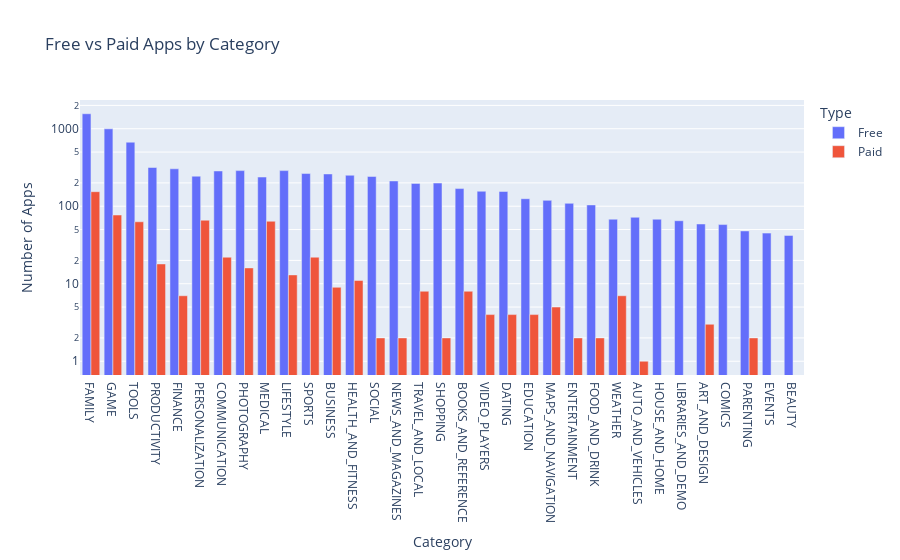

Write notebook code for a chart like this one.
### Markdown cell above
**Challenge**: Use the plotly express bar [chart examples](https://plotly.com/python/bar-charts/#bar-chart-with-sorted-or-ordered-categories) and the [.bar() API reference](https://plotly.com/python-api-reference/generated/plotly.express.bar.html#plotly.express.bar) to create this bar chart:

<img src=https://imgur.com/LE0XCxA.png>

You'll want to use the `df_free_vs_paid` DataFrame that you created above that has the total number of free and paid apps per category.

See if you can figure out how to get the look above by changing the `categoryorder` to 'total descending' as outlined in the documentation here [here](https://plotly.com/python/categorical-axes/#automatically-sorting-categories-by-name-or-total-value).

### Code cell
g_bar = px.bar(df_free_vs_paid,
               x='Category',
               y='App',
               title='Free vs Paid Apps by Category',
               color='Type',
               barmode='group')
 
g_bar.update_layout(xaxis_title='Category',
                    yaxis_title='Number of Apps',
                    xaxis={'categoryorder':'total descending'},
                    yaxis=dict(type='log'))
 
g_bar.show()

### Figure 1 — Plotly figure (JSON) as saved in the notebook; plotly's stock layout.template omitted (floating-point values rounded to 4 significant figures)
{"data": [{"alignmentgroup": "True", "hovertemplate": "Type=Free<br>Category=%{x}<br>App=%{y}<extra></extra>", "legendgroup": "Free", "marker": {"color": "#636efa", "pattern": {"shape": ""}}, "name": "Free", "offsetgroup": "Free", "orientation": "v", "showlegend": true, "textposition": "auto", "type": "bar", "x": ["ART_AND_DESIGN", "AUTO_AND_VEHICLES", "BEAUTY", "BOOKS_AND_REFERENCE", "BUSINESS", "COMICS", "COMMUNICATION", "DATING", "EDUCATION", "ENTERTAINMENT", "EVENTS", "FAMILY", "FINANCE", "FOOD_AND_DRINK", "GAME", "HEALTH_AND_FITNESS", "HOUSE_AND_HOME", "LIBRARIES_AND_DEMO", "LIFESTYLE", "MAPS_AND_NAVIGATION", "MEDICAL", "NEWS_AND_MAGAZINES", "PARENTING", "PERSONALIZATION", "PHOTOGRAPHY", "PRODUCTIVITY", "SHOPPING", "SOCIAL", "SPORTS", "TOOLS", "TRAVEL_AND_LOCAL", "VIDEO_PLAYERS", "WEATHER"], "xaxis": "x", "y": [59, 72, 42, 169, 261, 58, 285, 155, 125, 109, 45, 1560, 304, 104, 997, 251, 68, 65, 288, 119, 238, 212, 48, 244, 288, 316, 199, 242, 264, 670, 197, 156, 68], "yaxis": "y"}, {"alignmentgroup": "True", "hovertemplate": "Type=Paid<br>Category=%{x}<br>App=%{y}<extra></extra>", "legendgroup": "Paid", "marker": {"color": "#EF553B", "pattern": {"shape": ""}}, "name": "Paid", "offsetgroup": "Paid", "orientation": "v", "showlegend": true, "textposition": "auto", "type": "bar", "x": ["ART_AND_DESIGN", "AUTO_AND_VEHICLES", "BOOKS_AND_REFERENCE", "BUSINESS", "COMMUNICATION", "DATING", "EDUCATION", "ENTERTAINMENT", "FAMILY", "FINANCE", "FOOD_AND_DRINK", "GAME", "HEALTH_AND_FITNESS", "LIFESTYLE", "MAPS_AND_NAVIGATION", "MEDICAL", "NEWS_AND_MAGAZINES", "PARENTING", "PERSONALIZATION", "PHOTOGRAPHY", "PRODUCTIVITY", "SHOPPING", "SOCIAL", "SPORTS", "TOOLS", "TRAVEL_AND_LOCAL", "VIDEO_PLAYERS", "WEATHER"], "xaxis": "x", "y": [3, 1, 8, 9, 22, 4, 4, 2, 154, 7, 2, 77, 11, 13, 5, 64, 2, 2, 66, 16, 18, 2, 2, 22, 63, 8, 4, 7], "yaxis": "y"}], "layout": {"barmode": "group", "legend": {"title": {"text": "Type"}, "tracegroupgap": 0}, "title": {"text": "Free vs Paid Apps by Category"}, "xaxis": {"anchor": "y", "categoryorder": "total descending", "domain": [0, 1], "title": {"text": "Category"}}, "yaxis": {"anchor": "x", "domain": [0, 1], "title": {"text": "Number of Apps"}, "type": "log"}}}
